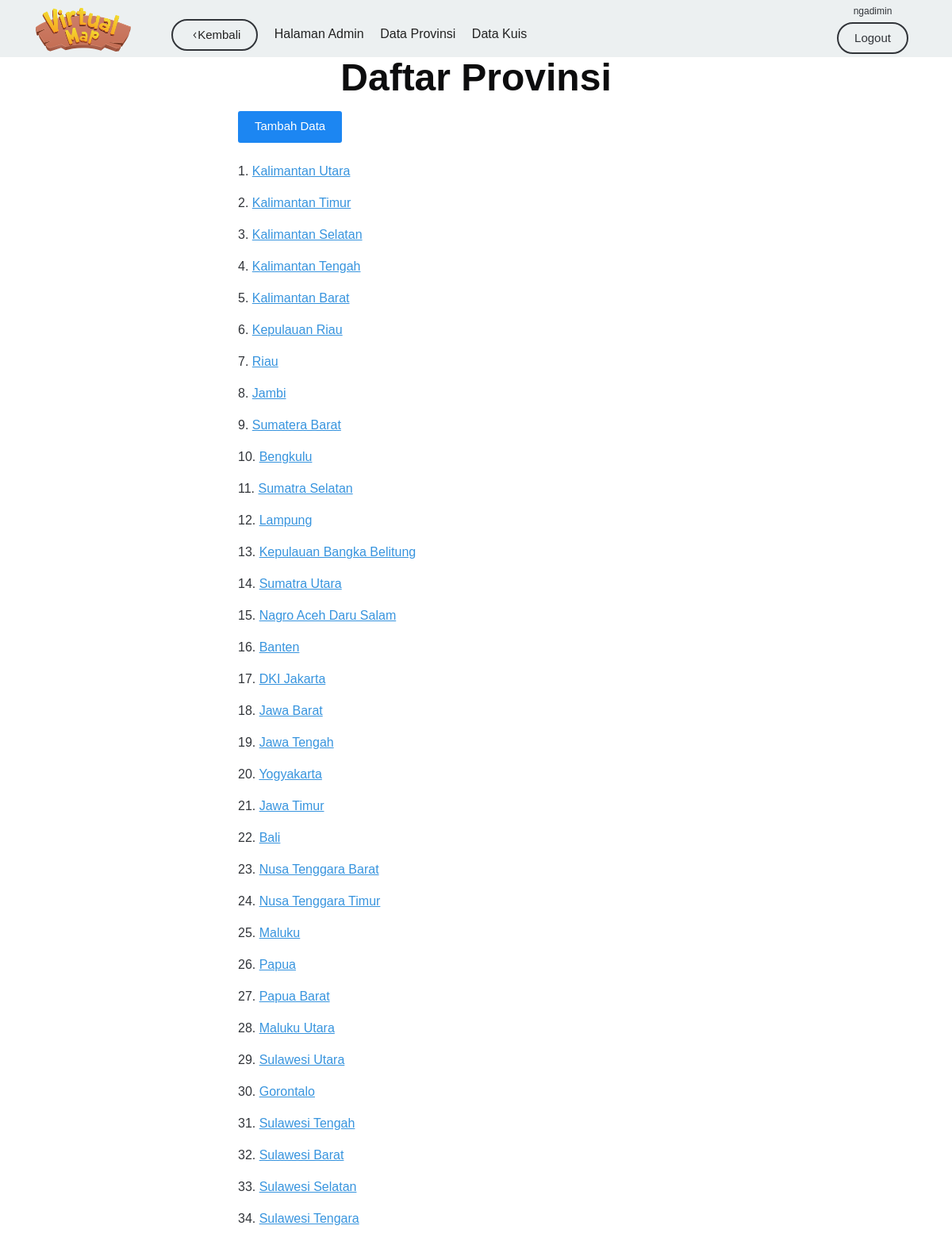
The page /daftar_prov.php (signed in) on the database its author committed.
### tables this page shows
CREATE TABLE `provinsi` (
  `id_prov` int(11) NOT NULL,
  `nama_prov` varchar(30) NOT NULL,
  `ibukota` varchar(30) NOT NULL,
  `jml_penduduk` int(11) NOT NULL,
  `luas_wilayah` int(11) NOT NULL,
  `rumah_adat` varchar(30) NOT NULL,
  `tari_adat` varchar(30) NOT NULL,
  `bhs_daerah` varchar(30) NOT NULL,
  `suku` varchar(30) NOT NULL,
  `gbr_baju_adat` varchar(100) NOT NULL,
  `gbr_rumah_adat` varchar(100) NOT NULL,
  `coords` text NOT NULL,
  `nama_baju_adat` varchar(40) NOT NULL,
  `wilwak` enum('WIB','WITA','WIT') NOT NULL
);

### daftar_prov.php (the view, shortened to what this page needs)
<?php
include "koneksi.php";
?>
<!DOCTYPE html>
<html>
<head>
    <link rel="stylesheet" href="css/kube.css">
</head>
<body>
<?php
    include 'kepala.php';
?>
    <div id="main">
    	<div class="row align-center">
    		<div class="col-6">
    			<div class="text-center">
    				<h1>Daftar Provinsi</h1>
    			</div>
                <div>
                    <a href="entryProp.php" class="button">Tambah Data</a>
                </div>
                <br>
    			<div>
                <?php
                $sql = "select id_prov,nama_prov from provinsi";
                $hasil = mysqli_query ($koneksi,$sql) or die ("Gagal Akses");
                $no=1;
                while ($row = mysqli_fetch_array ($hasil)){
                ?>
    				<p><?php echo $no ?>. <a href="detail_prov.php?id=<?php echo $row['id_prov']?>">
                    <?php echo $row['nama_prov']?></a></p>
                    <?php $no++; } ?>
    			</div>
    		</div>
    	</div>
    </div>
</body>
</html>

### css/kube.css (style rules this page uses)
html { box-sizing: border-box; }
*, *:before, *:after { box-sizing: inherit; }
* { margin: 0; padding: 0; outline: 0; -webkit-overflow-scrolling: touch; }
html, body { font-size: 16px; line-height: 24px; }
body { font-family: Arial, "Helvetica Neue", Helvetica, sans-serif; color: #313439; background-color: transparent; }
a { color: #3794de; }
h1.title, h1, h2, h3, h4, h5, h6 { font-family: Arial, "Helvetica Neue", Helvetica, sans-serif; font-weight: bold; color: #0d0d0e; text-rendering: optimizeLegibility; margin-bottom: 16px; }
h1, .h1 { font-size: 48px; line-height: 52px; }
p, blockquote, hr, pre, ol, ul, dl, table, fieldset, figure, address, form { margin-bottom: 16px; }
.text-center { text-align: center; }
.row { display: flex; flex-direction: row; flex-wrap: wrap; }
.col-6 { width: 50%; }
button, .button { font-family: Arial, "Helvetica Neue", Helvetica, sans-serif; font-size: 15px; color: #fff; background-color: #1c86f2; border-radius: 3px; min-height: 40px; padding: 8px 20px; font-weight: 500; text-decoration: none; cursor: pointer; display: inline-block; line-height: 20px; border: 1px solid transparent; vertical-align: middle; -webkit-appearance: none; }
.align-center { justify-content: center; }

### css/medajar.css (style rules this page uses)
html { min-height: 100%; }
body { cursor: url(../img/arrow.png),auto; }

### rows shown on the page
provinsi: nama_prov "Kalimantan Utara"
provinsi: nama_prov "Kalimantan Timur"
provinsi: nama_prov "Kalimantan Selatan"
provinsi: nama_prov "Kalimantan Tengah"
provinsi: nama_prov "Kalimantan Barat"
provinsi: nama_prov "Kepulauan Riau"
provinsi: nama_prov "Riau"
provinsi: nama_prov "Jambi"
provinsi: nama_prov "Sumatera Barat"
provinsi: nama_prov "Bengkulu"
provinsi: nama_prov "Sumatra Selatan"
provinsi: nama_prov "Lampung"
provinsi: nama_prov "Kepulauan Bangka Belitung"
provinsi: nama_prov "Sumatra Utara"
provinsi: nama_prov "Nagro Aceh Daru Salam"
provinsi: nama_prov "Banten"
provinsi: nama_prov "DKI Jakarta"
provinsi: nama_prov "Jawa Barat"
provinsi: nama_prov "Jawa Tengah"
provinsi: nama_prov "Yogyakarta"
provinsi: nama_prov "Jawa Timur"
provinsi: nama_prov "Bali"
provinsi: nama_prov "Nusa Tenggara Barat"
provinsi: nama_prov "Nusa Tenggara Timur"
provinsi: nama_prov "Maluku"
provinsi: nama_prov "Papua"
provinsi: nama_prov "Papua Barat"
provinsi: nama_prov "Maluku Utara"
provinsi: nama_prov "Sulawesi Utara"
provinsi: nama_prov "Gorontalo"
provinsi: nama_prov "Sulawesi Tengah"
provinsi: nama_prov "Sulawesi Barat"
provinsi: nama_prov "Sulawesi Selatan"
provinsi: nama_prov "Sulawesi Tengara"

### other values the page prints
$_SESSION["user"] "ngadimin"
